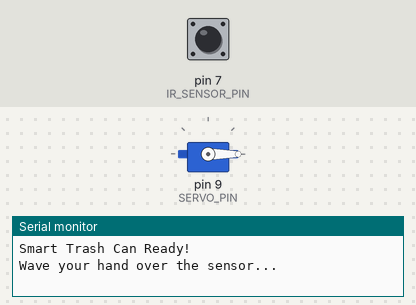
Simulated run of this sketch. Board: Arduino Uno, built with avr-gcc and run on an emulated ATmega328P. Parts: servo, the last lines printed to the serial monitor. The inputs (shaded band) are chosen by the test bench; at power-on: pin 7 (IR_SENSOR_PIN) HIGH.

Above: at 3.2 s.
3.3 s: pin 7 (IR_SENSOR_PIN) driven LOW
At 5.6 s:
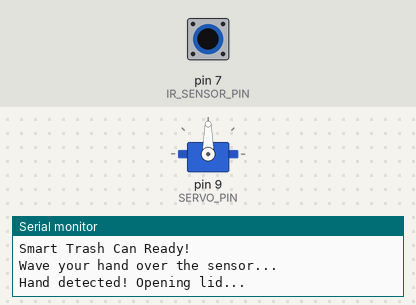
6.3 s: pin 7 (IR_SENSOR_PIN) pulsed HIGH 2 times (0.12 s each, 0.3 s apart)
At 9.79 s:
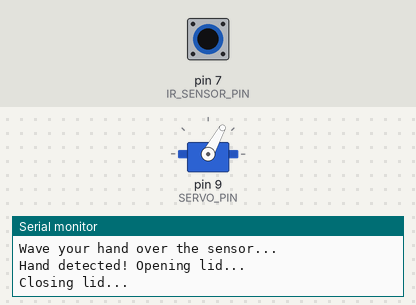
9.9 s: pin 7 (IR_SENSOR_PIN) driven HIGH
At 10.09 s:
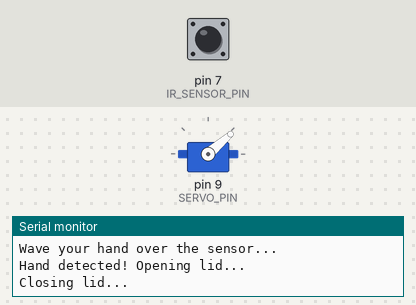
Timing chart, 0 to 12.9 s (numbered marks = the images above; inputs shaded):
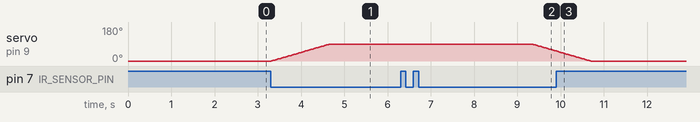

The sketch:

smart_trash_can.ino
```cpp
/*
 * Smart Trash Can with IR Sensor
 * Opens lid when hand is detected, closes after delay
 *
 * Hardware: Arduino UNO, IR Obstacle Sensor, SG90 Servo
 * Author: theetee (based on @aprende.domotica concept)
 */

#include <Servo.h>

Servo lidServo;

const int IR_SENSOR_PIN = 7;
const int SERVO_PIN = 9;

const int LID_CLOSED = 0;
const int LID_OPEN = 90;
const int DELAY_BEFORE_CLOSE = 3000;

bool isOpen = false;

void setup() {
  Serial.begin(9600);
  lidServo.attach(SERVO_PIN);
  lidServo.write(LID_CLOSED);
  pinMode(IR_SENSOR_PIN, INPUT);

  Serial.println("Smart Trash Can Ready!");
  Serial.println("Wave your hand over the sensor...");

  delay(2000);
}

void loop() {
  int sensorValue = digitalRead(IR_SENSOR_PIN);

  if (sensorValue == LOW && !isOpen) {
    Serial.println("Hand detected! Opening lid...");
    openLid();
    isOpen = true;
  }

  if (sensorValue == HIGH && isOpen) {
    delay(DELAY_BEFORE_CLOSE);
    Serial.println("Closing lid...");
    closeLid();
    isOpen = false;
  }

  delay(50);
}

void openLid() {
  for (int pos = LID_CLOSED; pos <= LID_OPEN; pos++) {
    lidServo.write(pos);
    delay(15);
  }
}

void closeLid() {
  for (int pos = LID_OPEN; pos >= LID_CLOSED; pos--) {
    lidServo.write(pos);
    delay(15);
  }
}
```

Measured:
- after the input at 3.3 s, servo on pin 9 (SERVO_PIN): moves from 0° to 90° over 1.4 s, starting at once
- after the input at 6.3 s, servo on pin 9 (SERVO_PIN): moves from 90° to 53° over 0.54 s, starting after 3.0 s
- after the input at 9.9 s, servo on pin 9 (SERVO_PIN): goes on until 10.7 s, then stays 0°
